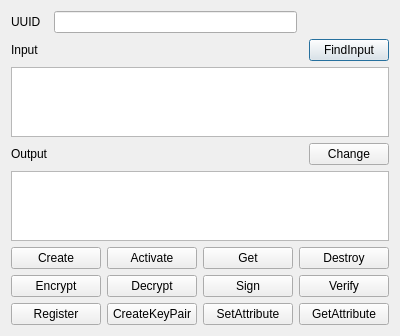
<?xml version="1.0" encoding="UTF-8"?>
<ui version="4.0">
 <class>ReqEncoderDlg</class>
 <widget class="QDialog" name="ReqEncoderDlg">
  <property name="geometry">
   <rect>
    <x>0</x>
    <y>0</y>
    <width>400</width>
    <height>300</height>
   </rect>
  </property>
  <property name="windowTitle">
   <string>Request Encoder</string>
  </property>
  <layout class="QGridLayout" name="gridLayout">
   <item row="1" column="3">
    <widget class="QPushButton" name="mFindInputBtn">
     <property name="text">
      <string>FindInput</string>
     </property>
    </widget>
   </item>
   <item row="0" column="0">
    <widget class="QLabel" name="label">
     <property name="text">
      <string>UUID</string>
     </property>
    </widget>
   </item>
   <item row="4" column="0" colspan="4">
    <widget class="QPlainTextEdit" name="mOutputText"/>
   </item>
   <item row="3" column="3">
    <widget class="QPushButton" name="mChangeBtn">
     <property name="text">
      <string>Change</string>
     </property>
    </widget>
   </item>
   <item row="0" column="1">
    <widget class="QLineEdit" name="mUUIDText"/>
   </item>
   <item row="1" column="0">
    <widget class="QLabel" name="label_3">
     <property name="text">
      <string>Input</string>
     </property>
    </widget>
   </item>
   <item row="3" column="0">
    <widget class="QLabel" name="label_4">
     <property name="text">
      <string>Output</string>
     </property>
    </widget>
   </item>
   <item row="2" column="0" colspan="4">
    <widget class="QPlainTextEdit" name="mInputText"/>
   </item>
   <item row="5" column="0" colspan="4">
    <layout class="QGridLayout" name="gridLayout_2">
     <property name="topMargin">
      <number>0</number>
     </property>
     <item row="0" column="0">
      <widget class="QPushButton" name="mCreateBtn">
       <property name="text">
        <string>Create</string>
       </property>
      </widget>
     </item>
     <item row="0" column="2">
      <widget class="QPushButton" name="mGetBtn">
       <property name="text">
        <string>Get</string>
       </property>
      </widget>
     </item>
     <item row="0" column="1">
      <widget class="QPushButton" name="mActivateBtn">
       <property name="text">
        <string>Activate</string>
       </property>
      </widget>
     </item>
     <item row="0" column="3">
      <widget class="QPushButton" name="mDestroyBtn">
       <property name="text">
        <string>Destroy</string>
       </property>
      </widget>
     </item>
    </layout>
   </item>
   <item row="6" column="0" colspan="4">
    <layout class="QHBoxLayout" name="horizontalLayout">
     <property name="topMargin">
      <number>0</number>
     </property>
     <item>
      <widget class="QPushButton" name="mEncryptBtn">
       <property name="text">
        <string>Encrypt</string>
       </property>
      </widget>
     </item>
     <item>
      <widget class="QPushButton" name="mDecryptBtn">
       <property name="text">
        <string>Decrypt</string>
       </property>
      </widget>
     </item>
     <item>
      <widget class="QPushButton" name="mSignBtn">
       <property name="text">
        <string>Sign</string>
       </property>
      </widget>
     </item>
     <item>
      <widget class="QPushButton" name="mVerifyBtn">
       <property name="text">
        <string>Verify</string>
       </property>
      </widget>
     </item>
    </layout>
   </item>
   <item row="7" column="0" colspan="4">
    <layout class="QHBoxLayout" name="horizontalLayout_2">
     <property name="topMargin">
      <number>0</number>
     </property>
     <item>
      <widget class="QPushButton" name="mRegisterBtn">
       <property name="text">
        <string>Register</string>
       </property>
      </widget>
     </item>
     <item>
      <widget class="QPushButton" name="mCreateKeyPairBtn">
       <property name="text">
        <string>CreateKeyPair</string>
       </property>
      </widget>
     </item>
     <item>
      <widget class="QPushButton" name="mSetAttributeBtn">
       <property name="text">
        <string>SetAttribute</string>
       </property>
      </widget>
     </item>
     <item>
      <widget class="QPushButton" name="mGetAttribute">
       <property name="text">
        <string>GetAttribute</string>
       </property>
      </widget>
     </item>
    </layout>
   </item>
  </layout>
 </widget>
 <resources/>
 <connections/>
</ui>
